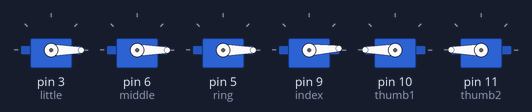
The sketch below on a simulated Arduino Uno, built with avr-gcc and run on an emulated ATmega328P. Parts: 6 × servo.

Above: at 3.05 s.
At 5.55 s:
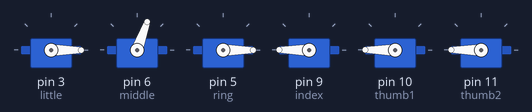
At 8.05 s:
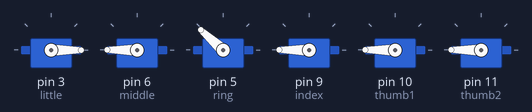
At 13.05 s:
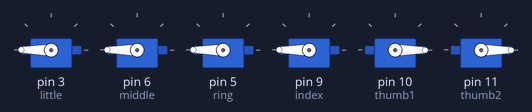
At 18.05 s:
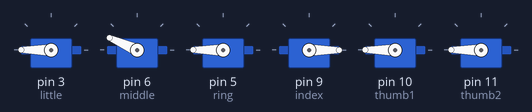
At 23.15 s:
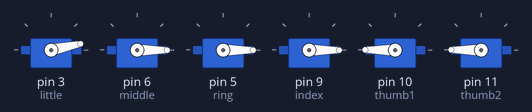
Timing chart, 0 to 30.8 s (numbered marks = the images above):
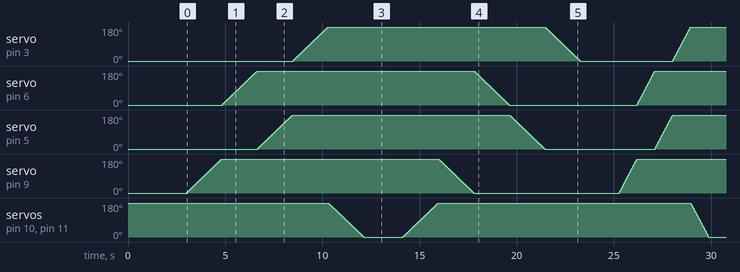

The sketch:

Soft_Fingers_Moves.ino
```cpp
#include <Servo.h>
//pins  3      6     5     9     10     11
Servo little,middle,ring,index,thumb1,thumb2;
int pos = 0;
int delay1 = 10;
int delay2 = 5;
int delay3 = 2;
int delay4 = 1;
void setup()
{
    little.attach(3);
    middle.attach(6);
    ring.attach(5);
    index.attach(9);
    thumb1.attach(10);
    thumb1.write(180);

    thumb2.attach(11);
    thumb2.write(180);
    little.write(0);
    middle.write(0);
    ring.write(0);
    index.write(0);

    delay(3000);
}

void loop()
{


// Open hand
    for (pos = 0; pos <= 180; pos += 1) {
      index.write(pos);
      delay(delay1);
  }
  for (pos = 0; pos <= 180; pos += 1) {
      middle.write(pos);
      delay(delay1);
  }
  for (pos = 0; pos <= 180; pos += 1) {
      ring.write(pos);
      delay(delay1);
  }
  for (pos = 0; pos <= 180; pos += 1) {
      little.write(pos);
      delay(delay1);
  }
 for (pos = 180; pos >= 0; pos -= 1) {
      thumb1.write(pos);            // Close thumb
      thumb2.write(pos);              //Open thumb
      delay(delay1);
  }

  delay(2000);

// close hand
  for (pos = 0; pos <= 180; pos += 1) {
      thumb1.write(pos);          // Open Thumb
      thumb2.write(pos);     // Open Thumb
      delay(delay1);
  }

    for (pos = 180; pos >= 0; pos -= 1) {
      index.write(pos);
      delay(delay1);
  }
  for (pos = 180; pos >= 0; pos -= 1) {
      middle.write(pos);
      delay(delay1);
  }
  for (pos = 180; pos >= 0; pos -= 1) {
      ring.write(pos);
      delay(delay1);
  }
  for (pos = 180; pos >= 0; pos -= 1) {
      little.write(pos);
      delay(delay1);
  }  delay(2000);

// Open hand
    for (pos = 0; pos <= 180; pos += 1) {
      index.write(pos);
      delay(delay2);
  }
  for (pos = 0; pos <= 180; pos += 1) {
      middle.write(pos);
      delay(delay2);
  }
  for (pos = 0; pos <= 180; pos += 1) {
      ring.write(pos);
      delay(delay2);
  }
  for (pos = 0; pos <= 180; pos += 1) {
      little.write(pos);
      delay(delay2);
  }
 for (pos = 180; pos >= 0; pos -= 1) {
      thumb1.write(pos);            // Close thumb
      thumb2.write(pos);              //Open thumb
      delay(delay2);
  }

  delay(2000);

// close hand
  for (pos = 0; pos <= 180; pos += 1) {
      thumb1.write(pos);          // Open Thumb
      thumb2.write(pos);     // Open Thumb
      delay(delay2);
  }

    for (pos = 180; pos >= 0; pos -= 1) {
      index.write(pos);
      delay(delay2);
  }
  for (pos = 180; pos >= 0; pos -= 1) {
      middle.write(pos);
      delay(delay2);
  }
  for (pos = 180; pos >= 0; pos -= 1) {
      ring.write(pos);
      delay(delay2);
  }
  for (pos = 180; pos >= 0; pos -= 1) {
      little.write(pos);
      delay(delay2);
  }  delay(2000);


// Open hand
    for (pos = 0; pos <= 180; pos += 1) {
      index.write(pos);
      delay(delay3);
  }
  for (pos = 0; pos <= 180; pos += 1) {
      middle.write(pos);
      delay(delay3);
  }
  for (pos = 0; pos <= 180; pos += 1) {
      ring.write(pos);
      delay(delay3);
  }
  for (pos = 0; pos <= 180; pos += 1) {
      little.write(pos);
      delay(delay3);
  }
 for (pos = 180; pos >= 0; pos -= 1) {
      thumb1.write(pos);            // Close thumb
      thumb2.write(pos);              //Open thumb
      delay(delay3);
  }

  delay(2000);

// close hand
  for (pos = 0; pos <= 180; pos += 1) {
      thumb1.write(pos);          // Open Thumb
      thumb2.write(pos);     // Open Thumb
      delay(delay3);
  }

    for (pos = 180; pos >= 0; pos -= 1) {
      index.write(pos);
      delay(delay3);
  }
  for (pos = 180; pos >= 0; pos -= 1) {
      middle.write(pos);
      delay(delay3);
  }
  for (pos = 180; pos >= 0; pos -= 1) {
      ring.write(pos);
      delay(delay3);
  }
  for (pos = 180; pos >= 0; pos -= 1) {
      little.write(pos);
      delay(delay3);
  }  delay(2000);

// Open hand
    for (pos = 0; pos <= 180; pos += 1) {
      index.write(pos);
      delay(delay4);
  }
  for (pos = 0; pos <= 180; pos += 1) {
      middle.write(pos);
      delay(delay4);
  }
  for (pos = 0; pos <= 180; pos += 1) {
      ring.write(pos);
      delay(delay4);
  }
  for (pos = 0; pos <= 180; pos += 1) {
      little.write(pos);
      delay(delay4);
  }
 for (pos = 180; pos >= 0; pos -= 1) {
      thumb1.write(pos);            // Close thumb
      thumb2.write(pos);              //Open thumb
      delay(delay4);
  }

  delay(2000);

// close hand
  for (pos = 0; pos <= 180; pos += 1) {
      thumb1.write(pos);          // Open Thumb
      thumb2.write(pos);     // Open Thumb
      delay(delay4);
  }

    for (pos = 180; pos >= 0; pos -= 1) {
      index.write(pos);
      delay(delay4);
  }
  for (pos = 180; pos >= 0; pos -= 1) {
      middle.write(pos);
      delay(delay4);
  }
  for (pos = 180; pos >= 0; pos -= 1) {
      ring.write(pos);
      delay(delay4);
  }
  for (pos = 180; pos >= 0; pos -= 1) {
      little.write(pos);
      delay(delay4);
  }  delay(2000);

}
```
